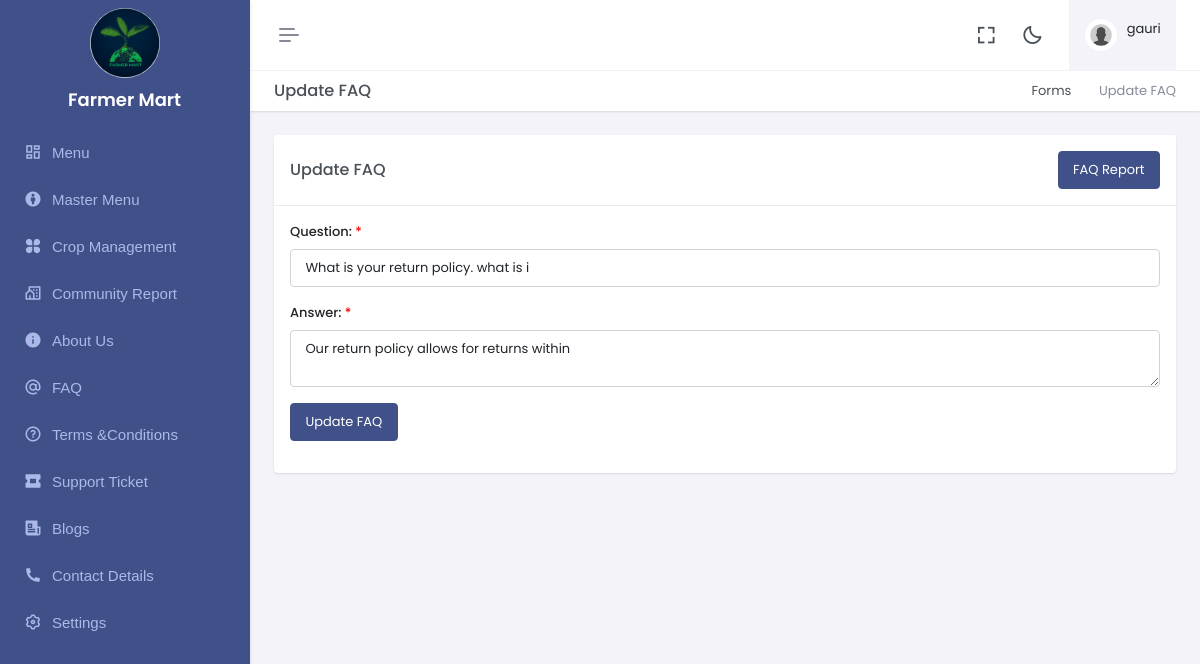
Screenshot of /view/update_front_faq.php?id=1 (signed in) with the database file from the repository.
### tables this page shows
CREATE TABLE `tbl_faq` (
  `id` int(10) NOT NULL,
  `question` varchar(100) NOT NULL,
  `answer` varchar(100) NOT NULL
);

### view/update_front_faq.php (the view, shortened to what this page needs)
<?php
include '../configuration/config.php';
$id = isset($_GET['id']) ? intval($_GET['id']) : 0;
if ($_SERVER['REQUEST_METHOD'] === 'POST') {
    $question = mysqli_real_escape_string($conn, $_POST['question']);
    $answer = mysqli_real_escape_string($conn, $_POST['answer']);
    $updateQuery = "UPDATE tbl_faq SET question = '$question', answer = '$answer' WHERE id = $id";
    if (mysqli_query($conn, $updateQuery)) {
        $_SESSION['success_status'] = 'FAQ has been updated successfully!';
        header('Location: FAQ_report.php');
        exit;
    } else {
        echo "Error updating record: " . mysqli_error($conn);
    }
} else {
    $query = "SELECT * FROM tbl_faq WHERE id = $id";
    $result = mysqli_query($conn, $query);
    $faq = mysqli_fetch_assoc($result);
}
?>
<!DOCTYPE html>
<html lang="en">
<head>
</head>
<body>
<?php
include '../configuration/header.php';
?>
<div class="main-content">
    <div class="page-content">
        <div class="container-fluid">
            <div class="row">
                <div class="col-12">
                    <div class="page-title-box d-sm-flex align-items-center justify-content-between bg-galaxy-transparent">
                        <h5 class="mb-sm-0">Update FAQ</h5>
                        <div class="page-title-right">
                            <ol class="breadcrumb m-0">
                                <li class="breadcrumb-item"><a href="javascript: void(0);">Forms</a></li>
                                <li class="breadcrumb-item active">Update FAQ</li>
                            </ol>
                        </div>
                    </div>
                </div>
            </div>
            <div class="row">
                <div class="col-md-12">
                    <div class="card">
                        <div class="card-header align-items-center d-flex">
                            <h3 class="card-title mb-0 flex-grow-1">Update FAQ</h3>
                            <a class="btn btn-primary" href="FAQ_report.php">FAQ Report</a>
                        </div>
                        <div class="card-body">
                            <div class="live-preview">
                                <form method="post" action="">
                                    <div class="row">
                                        <div class="col-md-12">
                                            <div class="mb-3">
                                                <label for="question" class="form-label">Question: <span style="color: red;">*</span></label>
                                                <input type="text" id="question" name="question" class="form-control" value="<?php echo htmlspecialchars($faq['question']); ?>" required>
                                            </div>
                                        </div>
                                        <div class="col-md-12">
                                            <div class="mb-3">
                                                <label for="answer" class="form-label">Answer: <span style="color: red;">*</span></label>
                                                <textarea id="answer" name="answer" class="form-control" required><?php echo htmlspecialchars($faq['answer']); ?></textarea>
                                            </div>
                                        </div>
                                        <div class="text-front mb-3">
                                            <button type="submit" class="btn btn-primary" onclick="window.location.href='FAQ_report.php';">Update FAQ</button>
                                        </div>
                                    </div>
                                </form>
                            </div>
                        </div>
                    </div>
                </div>
            </div>
        </div>
    </div>
</div>
</body>
</html>

### rows the page displays
tbl_faq: question "What is your return policy. what is i", answer "Our return policy allows for returns within"

### other values shown
$name "gauri"
